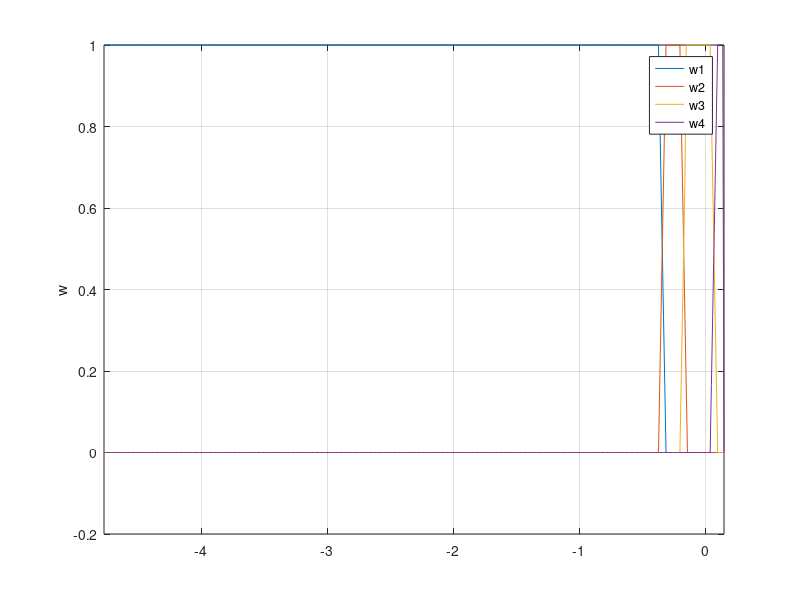

Recreate this plot in MATLAB. (Note: this script raises an error after producing the figure.)
addpath('../../../../../matlab2tikz-master/src/');
outputFile = '../przynalN4.tex';

y = dlmread('y1.csv','\t');
y1 = dlmread('y2.csv','\t');
 y2 = dlmread('y3.csv','\t');
 y3 = dlmread('y4.csv','\t');
% y4 = dlmread('y5.csv','\t');
x = dlmread('x.csv','\t');

%%z = dlmread('zad6_z_best_nie_licz_zakl.csv','\t');
%x = 1:length(x);

figure(1);


%subplot(2,1, 1);
hold on;
plot(x,y);
plot(x,y1);
 plot(x,y2);
 plot(x,y3);
% plot(x,y4);
xlim([min(x) max(x)]);
%title('y');
%xlabel('k');
ylabel('w');
legend('w1', 'w2', 'w3', 'w4', 'Location', 'NorthEast');
%ylim([floor(min(y)) ceil(0.5+max(y))]);
grid on;
box on;

% subplot(,1, 2);
% hold on;
% %stairs(x,u);
% plot(x,u);
% plot(x,u1);
% plot(x,u2);
% plot(x,u3);
% plot(x,u4);
% xlim([min(x) max(x)]);
% %title('u');
% %xlabel('k');
% ylabel('u');
% legend('u', 'Location', 'NorthEast');
% grid on;
% box on;

% subplot(3,1, 3);
% hold on;
% stairs(x,z);
% xlim([min(x) max(x)]);
% %title('z');
% xlabel('k');
% ylabel('z');
% legend('z', 'Location', 'NorthEast');
% grid on;
% box on;

% dwie linijki poni�ej zapewniaj� poprawne ustawienie wykresu w pdf-ie
% oraz pozwalaj� nazwa� wykres pod spodem
%beforeFigure = [sprintf('\\begin{figure}[H] \n\\centering')];
%afterFigure = [sprintf('\\caption{%s}\n\\end{figure}', title)];

matlab2tikz(outputFile, ...
    'showInfo', false, ...
    'encoding', 'UTF-8');
%    'extraCode', beforeFigure, ...
%    'extraCodeAtEnd', afterFigure);
hold off;
%close(1)